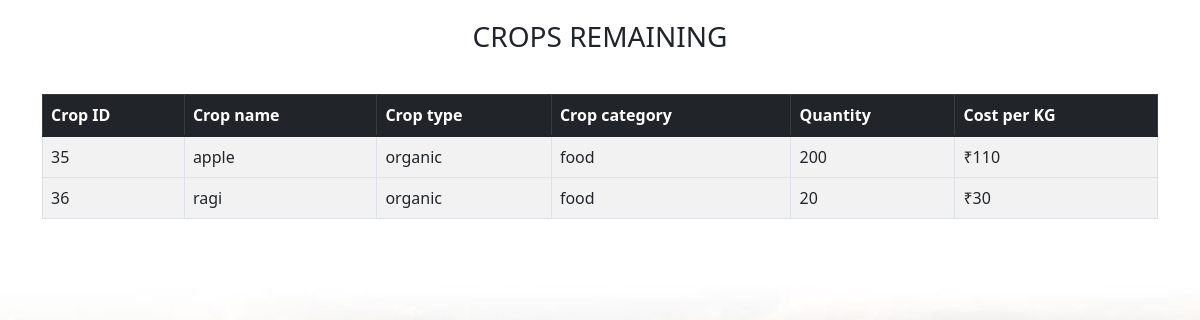
/farmercropview.php (signed in), run on the app's committed database.
### tables this page shows
CREATE TABLE `crop` (
  `crop_id` int(11) NOT NULL,
  `crop_name` varchar(100) NOT NULL,
  `crop_category` varchar(50) NOT NULL,
  `crop_type` varchar(100) NOT NULL,
  `farmer_id` varchar(100) NOT NULL,
  `quantity` int(11) NOT NULL,
  `cost` float NOT NULL,
  `datetime` timestamp NOT NULL DEFAULT current_timestamp() ON UPDATE current_timestamp()
);

### farmercropview.php (the view, shortened to what this page needs)
<!DOCTYPE html>
<html lang="en">
<head>
    <link href="https://cdn.jsdelivr.net/npm/bootstrap@5.1.3/dist/css/bootstrap.min.css" rel="stylesheet">
</head>
<body style="background: url('images/img1.jpg');
background-repeat: no-repeat;
background-size: 100%;
background-attachment: fixed;">
    <div class="container">
        <div class="tablename">
             <h3 align=center style="margin-bottom:40px;
             margin-top:20px;
             text-transform:uppercase;">Crops Remaining</h3>
        </div>
      <table class="table table-striped table-bordered">
          <thead class="table-dark">
        <tr>
          <th>Crop ID</th>
          <th>Crop name</th>
          <th>Crop type</th>
          <th>Crop category</th>
          <th>Quantity</th>
          <th>Cost per KG</th>
          </tr>
          </thead>
         <?php
         $con=mysqli_connect('localhost','root','');
         mysqli_select_db($con,'agromap');
         $user_id=$_SESSION['userid'];
         $query="SELECT c.crop_id,c.crop_name,c.crop_type,c.crop_category,c.quantity,c.cost from crop c where farmer_id= '$user_id' ;";
         $result=$con->query($query);
         if($result->num_rows>0)
         {
           while($row=$result->fetch_assoc())
           {
             echo "<tr><td>".$row["crop_id"]."</td>
             <td>".$row["crop_name"]."</td>
             <td>".$row["crop_type"]."</td>
             <td>".$row["crop_category"]."</td>
             <td>".$row["quantity"]."</td>
             <td>&#x20B9;".$row["cost"]."</td><tr>";
           }
           echo "</table>";
         }
         else{
           echo "<h2 align=center>No Crops to display</h2>";
         }
         ?>
</div>
</body>
</html>

### data on the page
crop: crop "35", crop_name "apple", crop_type "organic", crop_category "food", quantity "200", cost "110"
crop: crop "36", crop_name "ragi", crop_type "organic", crop_category "food", quantity "20", cost "30"
